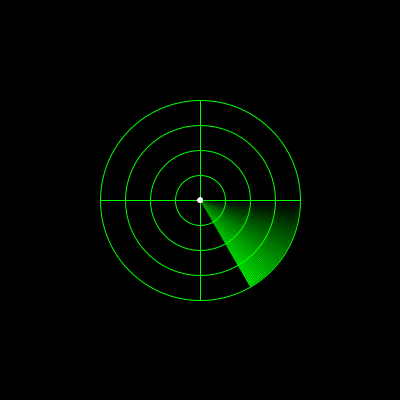
Frame 1 (no input)
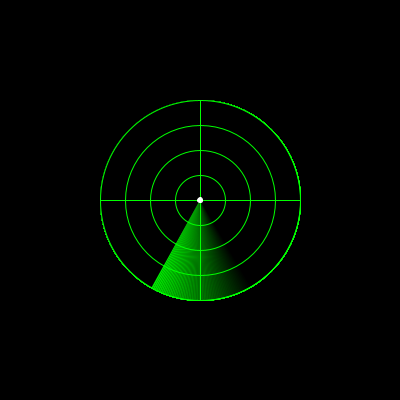
Frame 60 (the mouse pressed at the canvas centre just before this capture)
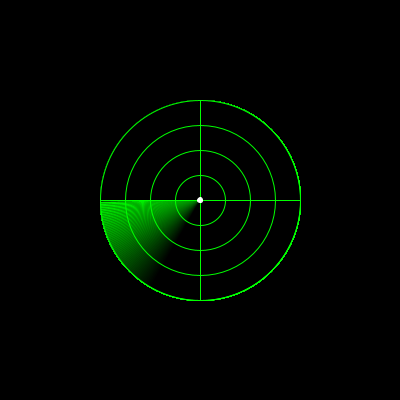
Frame 120 (the mouse held since frame 60 and released just before this capture)

The Processing sketch that drew these frames (run headless with seeded random() and noise(); from frame 60 on, the mouse is pressed at the canvas centre):

// Processing sketch: BetterRadar
// ── BetterRadar.pde
float radius,angle,stepTransparency;
int transparency,x,y,radarLines;
void setup(){
  size(400,400);
  frameRate(55);
  background(0);
  x=width/2;
  y=height/2;
  radius=200;
  angle=0;
  transparency=0;
  radarLines=60;
  stepTransparency=255/radarLines;
}
void draw(){  
  drawScreen();
  drawRadar();
  drawBase();
}
void drawScreen(){
  fill(0);
  stroke(0,255,0);
  for(int i=0;i<4;i++){
    ellipse(x,y,radius-(i*50),radius-(i*50));
  }
  line(x,(y)-(radius/2),x,(y)+(radius/2));
  line((x)-(radius/2),y,(x)+(radius/2),y);
}

void drawRadar(){
  transparency=0;
  noStroke();
  for(int i=0;i<radarLines;i++){
    fill(0,255,0,transparency);
    arc(x,y,radius,radius,angle+(PI/180)*i,angle+(PI/180)*(i+1),PIE);
    transparency+=stepTransparency;
  }
}
void drawBase(){
  fill(255);
  stroke(255);
  ellipse(x,y,5,5);
  angle+=PI/180;
}
